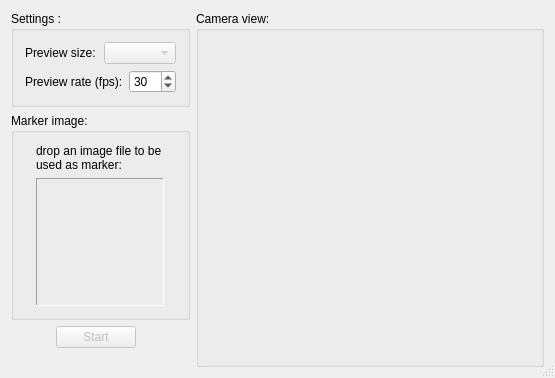
<?xml version="1.0" encoding="UTF-8"?>
<ui version="4.0">
 <class>ArTestDlgClass</class>
 <widget class="QDialog" name="ArTestDlgClass">
  <property name="geometry">
   <rect>
    <x>0</x>
    <y>0</y>
    <width>533</width>
    <height>378</height>
   </rect>
  </property>
  <property name="sizePolicy">
   <sizepolicy hsizetype="Minimum" vsizetype="Minimum">
    <horstretch>0</horstretch>
    <verstretch>0</verstretch>
   </sizepolicy>
  </property>
  <property name="windowTitle">
   <string>ArTestDlg</string>
  </property>
  <property name="windowIcon">
   <iconset resource="lib_ar_gui_test.qrc">
    <normaloff>:/ArTestDlg/lib_ar_gui_test.ico</normaloff>:/ArTestDlg/lib_ar_gui_test.ico</iconset>
  </property>
  <property name="sizeGripEnabled">
   <bool>true</bool>
  </property>
  <layout class="QGridLayout" name="gridLayout_3">
   <item row="0" column="0" colspan="3">
    <widget class="QGroupBox" name="m_gbSettings">
     <property name="sizePolicy">
      <sizepolicy hsizetype="Minimum" vsizetype="Preferred">
       <horstretch>0</horstretch>
       <verstretch>0</verstretch>
      </sizepolicy>
     </property>
     <property name="title">
      <string>Settings :</string>
     </property>
     <layout class="QVBoxLayout" name="verticalLayout">
      <item>
       <layout class="QHBoxLayout" name="horizontalLayout">
        <item>
         <widget class="QLabel" name="label">
          <property name="text">
           <string>Preview size:</string>
          </property>
         </widget>
        </item>
        <item>
         <widget class="QComboBox" name="m_PreviewSize">
          <property name="enabled">
           <bool>false</bool>
          </property>
          <property name="sizeAdjustPolicy">
           <enum>QComboBox::AdjustToContents</enum>
          </property>
         </widget>
        </item>
       </layout>
      </item>
      <item>
       <layout class="QHBoxLayout" name="horizontalLayout_4">
        <item>
         <widget class="QLabel" name="label_3">
          <property name="text">
           <string>Preview rate (fps):</string>
          </property>
         </widget>
        </item>
        <item>
         <widget class="QSpinBox" name="m_PreviewRate">
          <property name="minimum">
           <number>1</number>
          </property>
          <property name="maximum">
           <number>100</number>
          </property>
          <property name="value">
           <number>30</number>
          </property>
         </widget>
        </item>
       </layout>
      </item>
     </layout>
    </widget>
   </item>
   <item row="0" column="3" rowspan="4">
    <widget class="QGroupBox" name="m_gbVideoPreview">
     <property name="sizePolicy">
      <sizepolicy hsizetype="Minimum" vsizetype="Preferred">
       <horstretch>0</horstretch>
       <verstretch>0</verstretch>
      </sizepolicy>
     </property>
     <property name="title">
      <string>Camera view:</string>
     </property>
     <layout class="QGridLayout" name="gridLayout_2">
      <item row="0" column="0">
       <widget class="PreviewWidget" name="m_VideoPreview" native="true">
        <property name="minimumSize">
         <size>
          <width>320</width>
          <height>240</height>
         </size>
        </property>
       </widget>
      </item>
     </layout>
    </widget>
   </item>
   <item row="1" column="0" colspan="3">
    <widget class="QGroupBox" name="m_gbMarkerImage">
     <property name="sizePolicy">
      <sizepolicy hsizetype="Minimum" vsizetype="Preferred">
       <horstretch>0</horstretch>
       <verstretch>0</verstretch>
      </sizepolicy>
     </property>
     <property name="title">
      <string>Marker image:</string>
     </property>
     <layout class="QGridLayout" name="gridLayout">
      <item row="0" column="0">
       <widget class="QLabel" name="label_2">
        <property name="text">
         <string>drop an image file to be used as marker:</string>
        </property>
        <property name="wordWrap">
         <bool>true</bool>
        </property>
       </widget>
      </item>
      <item row="1" column="0">
       <widget class="QLabel" name="m_MarkerPreview">
        <property name="sizePolicy">
         <sizepolicy hsizetype="Fixed" vsizetype="Fixed">
          <horstretch>0</horstretch>
          <verstretch>0</verstretch>
         </sizepolicy>
        </property>
        <property name="minimumSize">
         <size>
          <width>128</width>
          <height>128</height>
         </size>
        </property>
        <property name="sizeIncrement">
         <size>
          <width>0</width>
          <height>0</height>
         </size>
        </property>
        <property name="frameShape">
         <enum>QFrame::Panel</enum>
        </property>
        <property name="frameShadow">
         <enum>QFrame::Sunken</enum>
        </property>
        <property name="text">
         <string/>
        </property>
        <property name="textFormat">
         <enum>Qt::PlainText</enum>
        </property>
       </widget>
      </item>
     </layout>
    </widget>
   </item>
   <item row="2" column="0">
    <spacer name="horizontalSpacer">
     <property name="orientation">
      <enum>Qt::Horizontal</enum>
     </property>
     <property name="sizeType">
      <enum>QSizePolicy::Minimum</enum>
     </property>
     <property name="sizeHint" stdset="0">
      <size>
       <width>28</width>
       <height>20</height>
      </size>
     </property>
    </spacer>
   </item>
   <item row="2" column="1">
    <widget class="QPushButton" name="m_StartStop">
     <property name="enabled">
      <bool>false</bool>
     </property>
     <property name="sizePolicy">
      <sizepolicy hsizetype="Minimum" vsizetype="Fixed">
       <horstretch>0</horstretch>
       <verstretch>0</verstretch>
      </sizepolicy>
     </property>
     <property name="text">
      <string>Start</string>
     </property>
     <property name="flat">
      <bool>false</bool>
     </property>
    </widget>
   </item>
   <item row="2" column="2">
    <spacer name="horizontalSpacer_2">
     <property name="orientation">
      <enum>Qt::Horizontal</enum>
     </property>
     <property name="sizeType">
      <enum>QSizePolicy::Minimum</enum>
     </property>
     <property name="sizeHint" stdset="0">
      <size>
       <width>48</width>
       <height>20</height>
      </size>
     </property>
    </spacer>
   </item>
   <item row="3" column="1">
    <spacer name="verticalSpacer">
     <property name="orientation">
      <enum>Qt::Vertical</enum>
     </property>
     <property name="sizeHint" stdset="0">
      <size>
       <width>20</width>
       <height>40</height>
      </size>
     </property>
    </spacer>
   </item>
  </layout>
 </widget>
 <layoutdefault spacing="6" margin="11"/>
 <customwidgets>
  <customwidget>
   <class>PreviewWidget</class>
   <extends>QWidget</extends>
   <header>PreviewWidget.h</header>
   <container>1</container>
  </customwidget>
 </customwidgets>
 <resources>
  <include location="lib_ar_gui_test.qrc"/>
 </resources>
 <connections/>
</ui>
